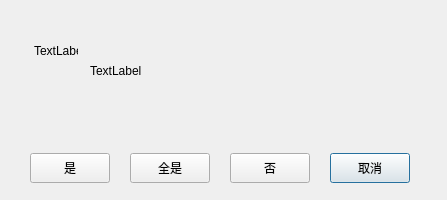
<?xml version="1.0" encoding="UTF-8"?>
<ui version="4.0">
 <class>OperationCheckDialog</class>
 <widget class="QDialog" name="OperationCheckDialog">
  <property name="geometry">
   <rect>
    <x>0</x>
    <y>0</y>
    <width>447</width>
    <height>200</height>
   </rect>
  </property>
  <property name="sizePolicy">
   <sizepolicy hsizetype="Preferred" vsizetype="Preferred">
    <horstretch>0</horstretch>
    <verstretch>0</verstretch>
   </sizepolicy>
  </property>
  <property name="minimumSize">
   <size>
    <width>0</width>
    <height>0</height>
   </size>
  </property>
  <property name="windowTitle">
   <string>Dialog</string>
  </property>
  <widget class="QLabel" name="label">
   <property name="geometry">
    <rect>
     <x>90</x>
     <y>20</y>
     <width>321</width>
     <height>101</height>
    </rect>
   </property>
   <property name="minimumSize">
    <size>
     <width>0</width>
     <height>0</height>
    </size>
   </property>
   <property name="frameShape">
    <enum>QFrame::NoFrame</enum>
   </property>
   <property name="frameShadow">
    <enum>QFrame::Plain</enum>
   </property>
   <property name="text">
    <string>TextLabel</string>
   </property>
   <property name="alignment">
    <set>Qt::AlignLeading|Qt::AlignLeft|Qt::AlignVCenter</set>
   </property>
  </widget>
  <widget class="QPushButton" name="pushButton_4">
   <property name="geometry">
    <rect>
     <x>330</x>
     <y>153</y>
     <width>80</width>
     <height>30</height>
    </rect>
   </property>
   <property name="sizePolicy">
    <sizepolicy hsizetype="Fixed" vsizetype="Fixed">
     <horstretch>0</horstretch>
     <verstretch>0</verstretch>
    </sizepolicy>
   </property>
   <property name="minimumSize">
    <size>
     <width>80</width>
     <height>30</height>
    </size>
   </property>
   <property name="text">
    <string>取消</string>
   </property>
  </widget>
  <widget class="QPushButton" name="pushButton_2">
   <property name="geometry">
    <rect>
     <x>130</x>
     <y>153</y>
     <width>80</width>
     <height>30</height>
    </rect>
   </property>
   <property name="sizePolicy">
    <sizepolicy hsizetype="Fixed" vsizetype="Fixed">
     <horstretch>0</horstretch>
     <verstretch>0</verstretch>
    </sizepolicy>
   </property>
   <property name="minimumSize">
    <size>
     <width>80</width>
     <height>30</height>
    </size>
   </property>
   <property name="text">
    <string>全是</string>
   </property>
  </widget>
  <widget class="QPushButton" name="pushButton_3">
   <property name="geometry">
    <rect>
     <x>230</x>
     <y>153</y>
     <width>80</width>
     <height>30</height>
    </rect>
   </property>
   <property name="sizePolicy">
    <sizepolicy hsizetype="Fixed" vsizetype="Fixed">
     <horstretch>0</horstretch>
     <verstretch>0</verstretch>
    </sizepolicy>
   </property>
   <property name="minimumSize">
    <size>
     <width>80</width>
     <height>30</height>
    </size>
   </property>
   <property name="text">
    <string>否</string>
   </property>
  </widget>
  <widget class="QPushButton" name="pushButton">
   <property name="geometry">
    <rect>
     <x>30</x>
     <y>153</y>
     <width>80</width>
     <height>30</height>
    </rect>
   </property>
   <property name="sizePolicy">
    <sizepolicy hsizetype="Fixed" vsizetype="Fixed">
     <horstretch>0</horstretch>
     <verstretch>0</verstretch>
    </sizepolicy>
   </property>
   <property name="minimumSize">
    <size>
     <width>80</width>
     <height>30</height>
    </size>
   </property>
   <property name="text">
    <string>是</string>
   </property>
  </widget>
  <widget class="QLabel" name="label_icon">
   <property name="geometry">
    <rect>
     <x>34</x>
     <y>29</y>
     <width>44</width>
     <height>44</height>
    </rect>
   </property>
   <property name="frameShape">
    <enum>QFrame::NoFrame</enum>
   </property>
   <property name="text">
    <string>TextLabel</string>
   </property>
  </widget>
 </widget>
 <resources/>
 <connections/>
</ui>
